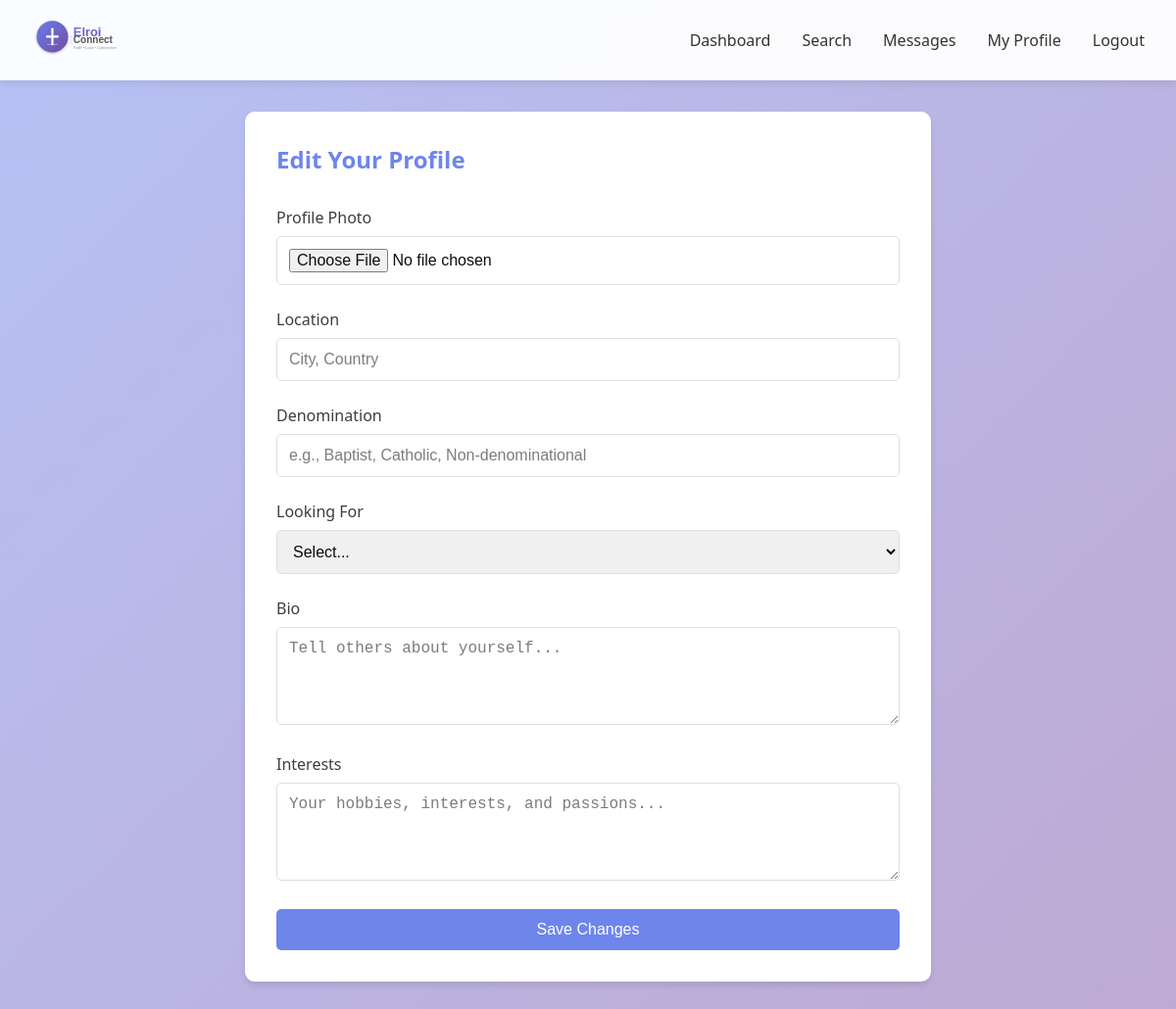
The page /edit-profile (signed in) on the database as committed earlier.
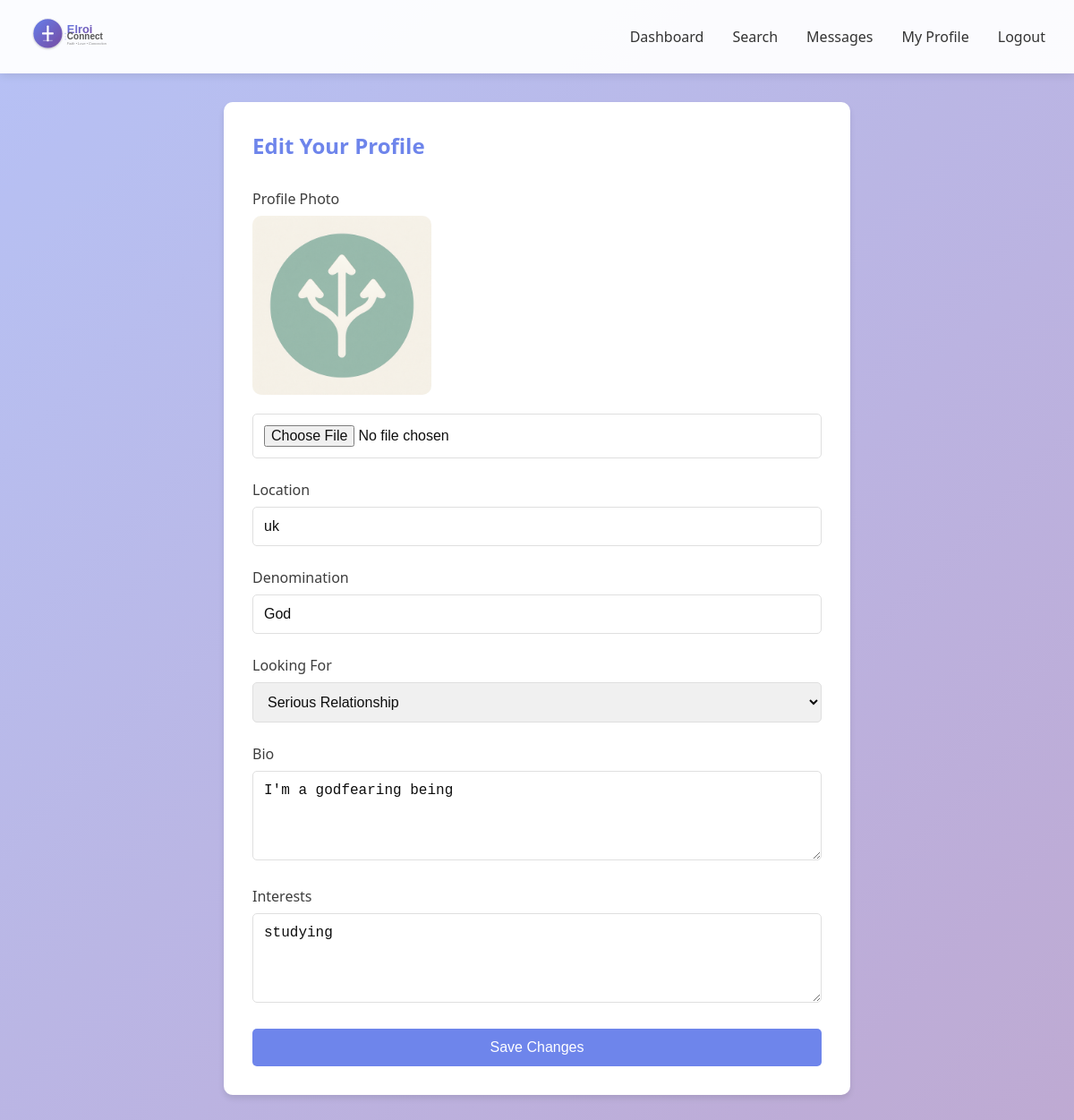
The same page on the database as committed later.
### app.py (models this page shows)
class User(db.Model):
    id = db.Column(db.Integer, primary_key=True)
    email = db.Column(db.String(120), unique=True, nullable=False)
    password_hash = db.Column(db.String(200), nullable=False)
    first_name = db.Column(db.String(50), nullable=False)
    last_name = db.Column(db.String(50), nullable=False)
    gender = db.Column(db.String(20), nullable=False)
    date_of_birth = db.Column(db.Date, nullable=False)
    bio = db.Column(db.Text)
    profile_photo = db.Column(db.String(200))
    location = db.Column(db.String(100))
    denomination = db.Column(db.String(100))
    interests = db.Column(db.Text)
    looking_for = db.Column(db.String(50))
    created_at = db.Column(db.DateTime, default=datetime.utcnow)
    is_active = db.Column(db.Boolean, default=True)
    videos_watched = db.Column(db.Integer, default=0)
    sent_messages = db.relationship('Message', foreign_keys='Message.sender_id', backref='sender', lazy='dynamic')
    received_messages = db.relationship('Message', foreign_keys='Message.receiver_id', backref='receiver', lazy='dynamic')

### app.py (the view, shortened to what this page needs)
@app.route('/edit-profile', methods=['GET', 'POST'])
@login_required
def edit_profile():
    user = User.query.get(session['user_id'])
    return render_template('edit_profile.html', user=user)

### app.py (called while the page is built)
def login_required(f):
    @wraps(f)
    def decorated_function(*args, **kwargs):
        if 'user_id' not in session:
            flash('Please log in to access this page.', 'warning')
            return redirect(url_for('login'))
        return f(*args, **kwargs)
    return decorated_function

### templates/edit_profile.html (shortened to what this page needs)
{% extends "base.html" %}
{% block content %}
<div class="card" style="max-width: 700px; margin: 2rem auto;">
    <h2 style="color: #667eea; margin-bottom: 2rem;">Edit Your Profile</h2>
    <form method="POST" enctype="multipart/form-data">
        <div class="form-group">
            <label>Profile Photo</label>
            {% if user.profile_photo %}
            <img src="{{ url_for('static', filename='uploads/' + user.profile_photo) }}" alt="Current photo" style="width: 200px; border-radius: 10px; margin-bottom: 1rem;">
            {% endif %}
            <input type="file" name="profile_photo" accept="image/*">
        </div>
        <div class="form-group">
            <label>Location</label>
            <input type="text" name="location" value="{{ user.location or '' }}" placeholder="City, Country">
        </div>
        <div class="form-group">
            <label>Denomination</label>
            <input type="text" name="denomination" value="{{ user.denomination or '' }}" placeholder="e.g., Baptist, Catholic, Non-denominational">
        </div>
        <div class="form-group">
            <label>Looking For</label>
            <select name="looking_for">
                <option value="">Select...</option>
                <option value="Serious Relationship" {% if user.looking_for == 'Serious Relationship' %}selected{% endif %}>Serious Relationship</option>
            </select>
        </div>
        <div class="form-group">
            <label>Bio</label>
            <textarea name="bio" placeholder="Tell others about yourself...">{{ user.bio or '' }}</textarea>
        </div>
        <div class="form-group">
            <label>Interests</label>
            <textarea name="interests" placeholder="Your hobbies, interests, and passions...">{{ user.interests or '' }}</textarea>
        </div>
        <button type="submit" class="btn btn-primary" style="width: 100%;">Save Changes</button>
    </form>
</div>
{% endblock %}

Rows that differ between the two databases and show on the page:
now on this page (row edited): User: profile_photo (picture), location "uk", denomination "God", looking_for "Serious Relationship", bio "I'm a godfearing being", interests "studying"
Other text that changed with them:
form field looking_for: "Select..." → (not shown)
